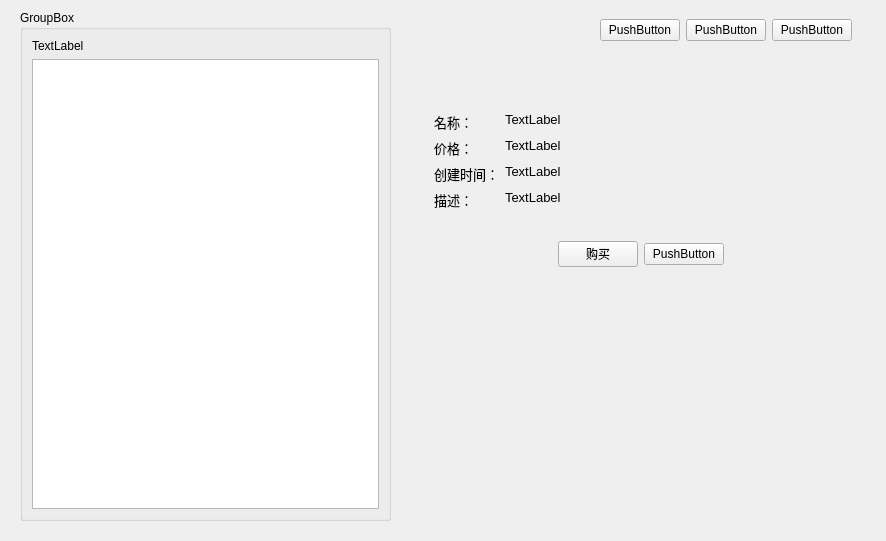
<?xml version="1.0" encoding="UTF-8"?>
<ui version="4.0">
 <class>marketWidget</class>
 <widget class="QWidget" name="marketWidget">
  <property name="geometry">
   <rect>
    <x>0</x>
    <y>0</y>
    <width>886</width>
    <height>541</height>
   </rect>
  </property>
  <property name="windowTitle">
   <string/>
  </property>
  <widget class="QStackedWidget" name="stackedWidget">
   <property name="geometry">
    <rect>
     <x>420</x>
     <y>10</y>
     <width>441</width>
     <height>501</height>
    </rect>
   </property>
   <property name="currentIndex">
    <number>0</number>
   </property>
   <widget class="QWidget" name="page">
    <layout class="QVBoxLayout" name="verticalLayout_2">
     <item>
      <layout class="QHBoxLayout" name="horizontalLayout">
       <item>
        <spacer name="horizontalSpacer">
         <property name="orientation">
          <enum>Qt::Horizontal</enum>
         </property>
         <property name="sizeHint" stdset="0">
          <size>
           <width>40</width>
           <height>20</height>
          </size>
         </property>
        </spacer>
       </item>
       <item>
        <widget class="QPushButton" name="pushButton">
         <property name="text">
          <string>PushButton</string>
         </property>
        </widget>
       </item>
       <item>
        <widget class="QPushButton" name="pushButton_2">
         <property name="text">
          <string>PushButton</string>
         </property>
        </widget>
       </item>
       <item>
        <widget class="QPushButton" name="pushButton_3">
         <property name="text">
          <string>PushButton</string>
         </property>
        </widget>
       </item>
      </layout>
     </item>
     <item>
      <spacer name="verticalSpacer">
       <property name="orientation">
        <enum>Qt::Vertical</enum>
       </property>
       <property name="sizeType">
        <enum>QSizePolicy::Preferred</enum>
       </property>
       <property name="sizeHint" stdset="0">
        <size>
         <width>20</width>
         <height>60</height>
        </size>
       </property>
      </spacer>
     </item>
     <item>
      <layout class="QFormLayout" name="formLayout">
       <property name="leftMargin">
        <number>5</number>
       </property>
       <property name="topMargin">
        <number>5</number>
       </property>
       <property name="rightMargin">
        <number>5</number>
       </property>
       <property name="bottomMargin">
        <number>5</number>
       </property>
       <item row="0" column="0">
        <widget class="QLabel" name="label_2">
         <property name="font">
          <font>
           <family>Microsoft YaHei UI</family>
           <pointsize>10</pointsize>
          </font>
         </property>
         <property name="text">
          <string>名称：</string>
         </property>
         <property name="alignment">
          <set>Qt::AlignLeading|Qt::AlignLeft|Qt::AlignTop</set>
         </property>
        </widget>
       </item>
       <item row="0" column="1">
        <widget class="QLabel" name="label_3">
         <property name="font">
          <font>
           <family>Microsoft YaHei UI</family>
           <pointsize>10</pointsize>
          </font>
         </property>
         <property name="text">
          <string>TextLabel</string>
         </property>
         <property name="alignment">
          <set>Qt::AlignLeading|Qt::AlignLeft|Qt::AlignTop</set>
         </property>
        </widget>
       </item>
       <item row="1" column="0">
        <widget class="QLabel" name="label_4">
         <property name="font">
          <font>
           <family>Microsoft YaHei UI</family>
           <pointsize>10</pointsize>
          </font>
         </property>
         <property name="text">
          <string>价格：</string>
         </property>
         <property name="alignment">
          <set>Qt::AlignLeading|Qt::AlignLeft|Qt::AlignTop</set>
         </property>
        </widget>
       </item>
       <item row="1" column="1">
        <widget class="QLabel" name="label_5">
         <property name="font">
          <font>
           <family>Microsoft YaHei UI</family>
           <pointsize>10</pointsize>
          </font>
         </property>
         <property name="text">
          <string>TextLabel</string>
         </property>
         <property name="alignment">
          <set>Qt::AlignLeading|Qt::AlignLeft|Qt::AlignTop</set>
         </property>
        </widget>
       </item>
       <item row="2" column="0">
        <widget class="QLabel" name="label_6">
         <property name="font">
          <font>
           <family>Microsoft YaHei UI</family>
           <pointsize>10</pointsize>
          </font>
         </property>
         <property name="text">
          <string>创建时间：</string>
         </property>
         <property name="alignment">
          <set>Qt::AlignLeading|Qt::AlignLeft|Qt::AlignTop</set>
         </property>
        </widget>
       </item>
       <item row="2" column="1">
        <widget class="QLabel" name="label_7">
         <property name="font">
          <font>
           <family>Microsoft YaHei UI</family>
           <pointsize>10</pointsize>
          </font>
         </property>
         <property name="text">
          <string>TextLabel</string>
         </property>
         <property name="alignment">
          <set>Qt::AlignLeading|Qt::AlignLeft|Qt::AlignTop</set>
         </property>
        </widget>
       </item>
       <item row="3" column="0">
        <widget class="QLabel" name="label_8">
         <property name="font">
          <font>
           <family>Microsoft YaHei UI</family>
           <pointsize>10</pointsize>
          </font>
         </property>
         <property name="text">
          <string>描述：</string>
         </property>
         <property name="alignment">
          <set>Qt::AlignLeading|Qt::AlignLeft|Qt::AlignTop</set>
         </property>
        </widget>
       </item>
       <item row="3" column="1">
        <widget class="QLabel" name="label_9">
         <property name="minimumSize">
          <size>
           <width>0</width>
           <height>40</height>
          </size>
         </property>
         <property name="font">
          <font>
           <family>Microsoft YaHei UI</family>
           <pointsize>10</pointsize>
          </font>
         </property>
         <property name="text">
          <string>TextLabel</string>
         </property>
         <property name="alignment">
          <set>Qt::AlignLeading|Qt::AlignLeft|Qt::AlignTop</set>
         </property>
        </widget>
       </item>
      </layout>
     </item>
     <item>
      <layout class="QHBoxLayout" name="horizontalLayout_3">
       <item>
        <spacer name="horizontalSpacer_2">
         <property name="orientation">
          <enum>Qt::Horizontal</enum>
         </property>
         <property name="sizeHint" stdset="0">
          <size>
           <width>40</width>
           <height>20</height>
          </size>
         </property>
        </spacer>
       </item>
       <item>
        <widget class="QPushButton" name="pushButton_4">
         <property name="text">
          <string>购买</string>
         </property>
        </widget>
       </item>
       <item>
        <widget class="QPushButton" name="pushButton_5">
         <property name="text">
          <string>PushButton</string>
         </property>
        </widget>
       </item>
       <item>
        <spacer name="horizontalSpacer_3">
         <property name="orientation">
          <enum>Qt::Horizontal</enum>
         </property>
         <property name="sizeHint" stdset="0">
          <size>
           <width>40</width>
           <height>20</height>
          </size>
         </property>
        </spacer>
       </item>
      </layout>
     </item>
     <item>
      <spacer name="verticalSpacer_2">
       <property name="orientation">
        <enum>Qt::Vertical</enum>
       </property>
       <property name="sizeHint" stdset="0">
        <size>
         <width>20</width>
         <height>40</height>
        </size>
       </property>
      </spacer>
     </item>
    </layout>
   </widget>
   <widget class="QWidget" name="page_2">
    <layout class="QVBoxLayout" name="verticalLayout_3">
     <item>
      <spacer name="verticalSpacer_5">
       <property name="orientation">
        <enum>Qt::Vertical</enum>
       </property>
       <property name="sizeType">
        <enum>QSizePolicy::Preferred</enum>
       </property>
       <property name="sizeHint" stdset="0">
        <size>
         <width>20</width>
         <height>60</height>
        </size>
       </property>
      </spacer>
     </item>
     <item>
      <layout class="QFormLayout" name="formLayout_2">
       <item row="0" column="0">
        <widget class="QLabel" name="label_10">
         <property name="text">
          <string>TextLabel</string>
         </property>
        </widget>
       </item>
       <item row="1" column="0">
        <widget class="QLabel" name="label_11">
         <property name="text">
          <string>TextLabel</string>
         </property>
        </widget>
       </item>
       <item row="2" column="0">
        <widget class="QLabel" name="label_12">
         <property name="text">
          <string>TextLabel</string>
         </property>
        </widget>
       </item>
       <item row="0" column="1">
        <widget class="QLineEdit" name="lineEdit"/>
       </item>
       <item row="1" column="1">
        <widget class="QLineEdit" name="lineEdit_2"/>
       </item>
       <item row="2" column="1">
        <widget class="QLineEdit" name="lineEdit_3"/>
       </item>
      </layout>
     </item>
     <item>
      <spacer name="verticalSpacer_3">
       <property name="orientation">
        <enum>Qt::Vertical</enum>
       </property>
       <property name="sizeHint" stdset="0">
        <size>
         <width>20</width>
         <height>271</height>
        </size>
       </property>
      </spacer>
     </item>
     <item>
      <layout class="QHBoxLayout" name="horizontalLayout_4">
       <item>
        <spacer name="horizontalSpacer_4">
         <property name="orientation">
          <enum>Qt::Horizontal</enum>
         </property>
         <property name="sizeHint" stdset="0">
          <size>
           <width>40</width>
           <height>20</height>
          </size>
         </property>
        </spacer>
       </item>
       <item>
        <widget class="QPushButton" name="pushButton_6">
         <property name="text">
          <string>PushButton</string>
         </property>
        </widget>
       </item>
       <item>
        <widget class="QPushButton" name="pushButton_7">
         <property name="text">
          <string>PushButton</string>
         </property>
        </widget>
       </item>
      </layout>
     </item>
     <item>
      <spacer name="verticalSpacer_4">
       <property name="orientation">
        <enum>Qt::Vertical</enum>
       </property>
       <property name="sizeType">
        <enum>QSizePolicy::Preferred</enum>
       </property>
       <property name="sizeHint" stdset="0">
        <size>
         <width>20</width>
         <height>20</height>
        </size>
       </property>
      </spacer>
     </item>
    </layout>
   </widget>
  </widget>
  <widget class="QGroupBox" name="groupBox">
   <property name="geometry">
    <rect>
     <x>20</x>
     <y>10</y>
     <width>371</width>
     <height>511</height>
    </rect>
   </property>
   <property name="title">
    <string>GroupBox</string>
   </property>
   <layout class="QVBoxLayout" name="verticalLayout">
    <item>
     <layout class="QHBoxLayout" name="horizontalLayout_2">
      <item>
       <widget class="QLabel" name="label">
        <property name="text">
         <string>TextLabel</string>
        </property>
       </widget>
      </item>
     </layout>
    </item>
    <item>
     <widget class="QListWidget" name="listWidget"/>
    </item>
   </layout>
  </widget>
 </widget>
 <resources/>
 <connections/>
</ui>
